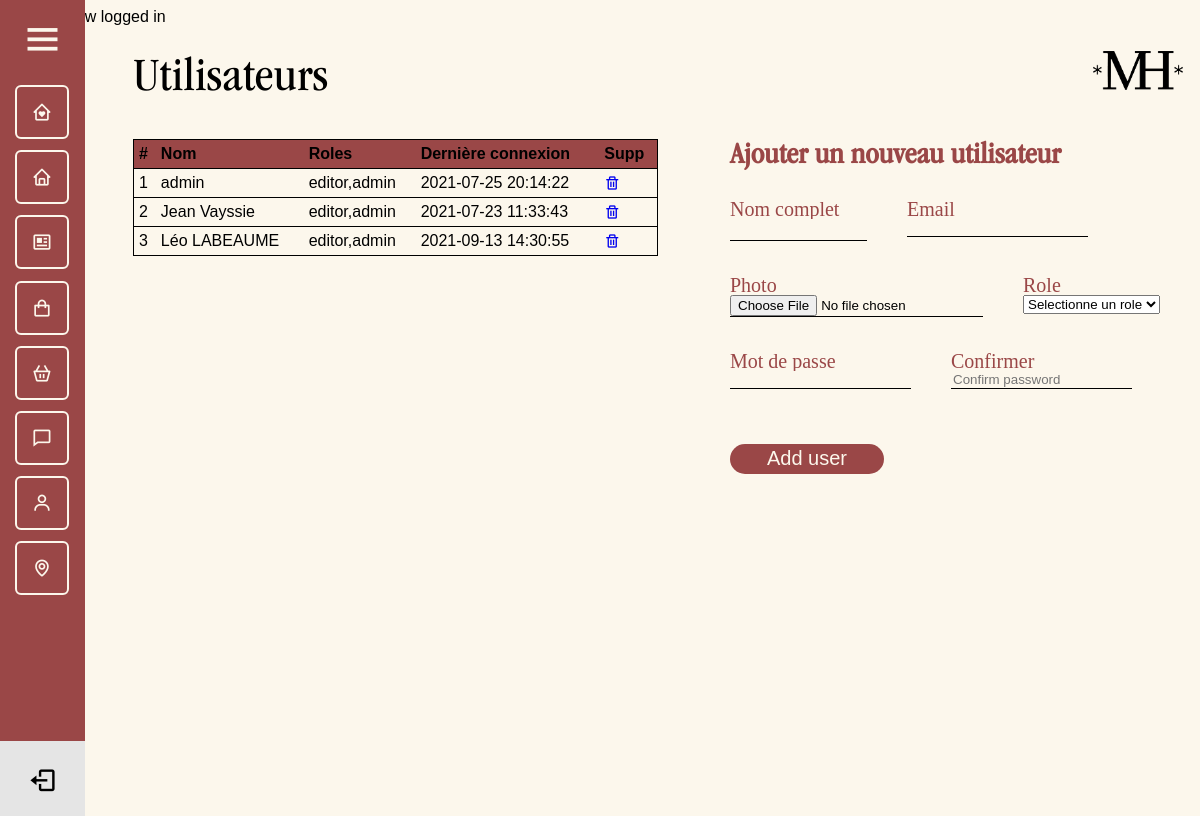
/admin/users.php (signed in), run on an earlier commit of the app's database.
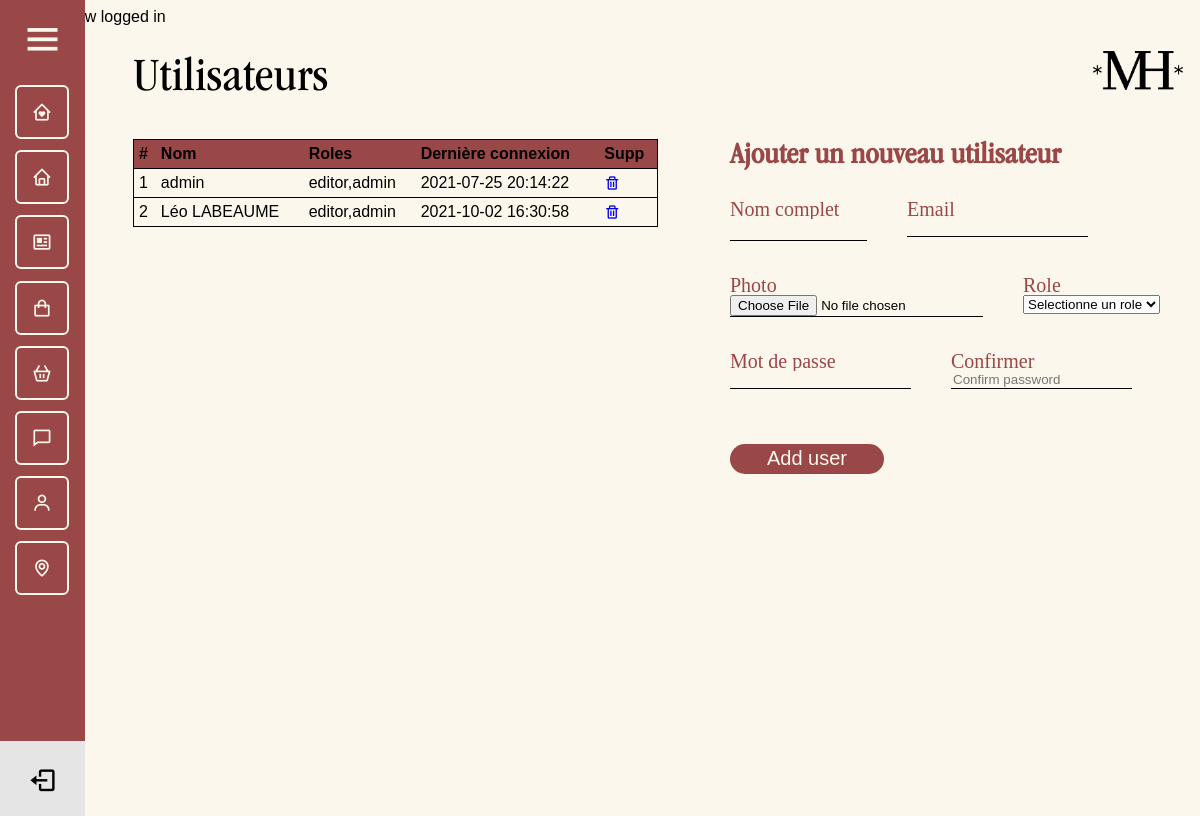
And on a later commit of the database.
### tables this page shows
CREATE TABLE `users` (
  `id` int(11) NOT NULL,
  `full_name` varchar(255) NOT NULL,
  `email` varchar(255) NOT NULL,
  `password` varchar(80) NOT NULL,
  `join_date` datetime NOT NULL DEFAULT CURRENT_TIMESTAMP,
  `last_login` datetime NOT NULL,
  `permissions` varchar(255) NOT NULL,
  `photo` text NOT NULL
);

### admin/users.php (the view, shortened to what this page needs)
<?php
require_once $_SERVER['DOCUMENT_ROOT'] . '/core/core.php';
include 'includes/header.php';
include 'includes/navigation.php';
$sql = "SELECT * FROM users";
$result = $db->query($sql);
$row_count = 1;
@$fullname = $_POST['fullname'];
@$email = $_POST['email'];
?>
<div class="admin_page">
    <div class="header_admin">
        <h1>Utilisateurs</h1>
        <img src="../assets/png/LOGO_ANCIEN.png" alt="Logo Muriel">
    </div>
    <div class="admin_page_users">
        <div class="table_users">
            <table>
                <thead>
                    <tr>
                        <th>#</th>
                        <th>Nom</th>
                        <th>Roles</th>
                        <th>Dernière connexion</th>
                        <th>Supp</th>
                    </tr>
                </thead>
                <tbody>
                    <?php while ($rows = mysqli_fetch_assoc($result)) : ?>
                        <tr>
                            <td><?= $row_count++; ?></td>
                            <td><?= $rows['full_name']; ?></td>
                            <td><?= $rows['permissions']; ?></td>
                            <td><?= $rows['last_login']; ?></td>
                            <td>
                                <a href="users.php?delete=<?= $rows['id']; ?>"><i class='bx bx-trash'></i></a>
                            </td>
                        </tr>
                    <?php endwhile; ?>
                </tbody>
            </table>
        </div>
        <div class="form_users">
            <form action="users.php" method="POST" class="form" id="add_user" enctype='multipart/form-data' onsubmit="return validate();">
            <h2>Ajouter un nouveau utilisateur</h2>
                <div class="form-control form_users_top">
                    <div>
                        <label for="fullname">Nom complet</label>
                        <br>
                        <input type="text" value="<?= (isset($_GET['edit'])) ? '' . $edit['full_name'] . '' : '' . $fullname . ''; ?>" name="fullname" id="fullname" placeholder="" >
                        <br>
                    </div>
                    <div>
                        <label for="email">Email</label>
                        <br>
                        <input type="email" value="<?= (isset($_GET['edit'])) ? '' . $edit['email'] . '' : '' . $email . ''; ?>" name="email" id="email" placeholder="" >
                        <br>
                    </div>
                </div>
                <div class="form-control form_users_middle">
                    <div>
                        <label for="file">Photo</label>
                        <br>
                        <input type="file" name="file" id="file">
                        <br>
                    </div>
                    <div>
                        <label for="role">Role</label>
                        <br>
                        <select id="permission" name="role">
                            <option value="" selected>Selectionne un role</option>
                        </select>
                        <br>
                    </div>
                </div>
                <div class="form-control form_users_bottom">
                    <div>
                        <label for="password">Mot de passe</label>
                        <br>
                        <input type="password" name="password" id="password" placeholder="">
                        <br>
                    </div>
                    <div>
                        <label for="password2">Confirmer</label>
                        <br>
                        <input type="password" name="password2" id="password2" placeholder="Confirm password">
                        <br>
                    </div>
                </div>
                <div>
                    <input type="submit" name="<?= (isset($_GET['edit'])) ? 'edit' : 'add'; ?>" value="<?= (isset($_GET['edit'])) ? 'Edit user' : 'Add user'; ?>" class="submit_button">
                </div>
            </form>
        </div>
    </div>
</div>

What changed in the data, as far as the page shows it:
removed users: full_name "Jean Vayssie", permissions "editor,admin", last_login "2021-07-23 11:33:43"
changed users "Léo LABEAUME": last_login "2021-09-13 14:30:55" → "2021-10-02 16:30:58"
